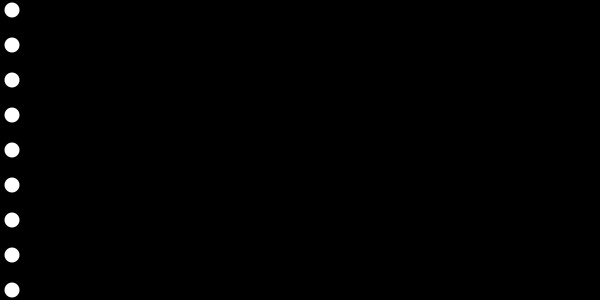
Frame 1 (no input)
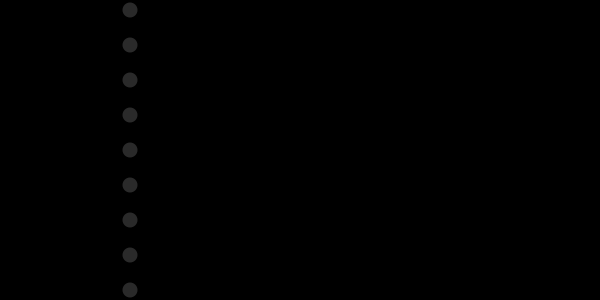
Frame 60 (the mouse pressed at the canvas centre just before this capture)
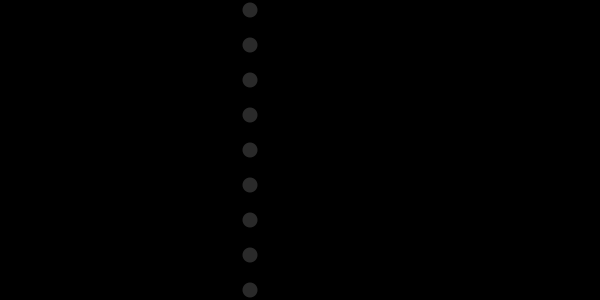
Frame 120 (the mouse held since frame 60 and released just before this capture)

The Processing sketch that drew these frames (run headless with seeded random() and noise(); from frame 60 on, the mouse is pressed at the canvas centre):

// Processing sketch: processing_33319
// ── processing_33319.pde

int i= 10; 
int x = 10; 
int y = 10;
float diam = 15; 
int xspeed = 2;
int  distance = 35; 
 
void setup(){
  size (600, 300);
  frameRate(30);
}
 
void draw(){
  background (0,0,0);
  noStroke();
  smooth();
  x = x + xspeed;
   for(int i = 0; i<15; i++) {
     ellipse(x, y+ distance*i ,diam, diam);

   }
   fill(100, 0, 0);
   if(x>=100){
     fill(42);
   }
   if(x>=250){
    fill(152,208,1);
   }
    if(x>=300){
     fill(1,167,208); 
    }
    if(x>=375){
     fill(172,208,181);
    }
    if(x>=400){
     fill(1,42,252);
    } 
    if(x>=450){
     fill(252,1,208);
    }  
    if(x>=500){
     fill(252,214,1);
    } 
     if(x>=550){
     fill(252,1,54);
    } 
    
}
